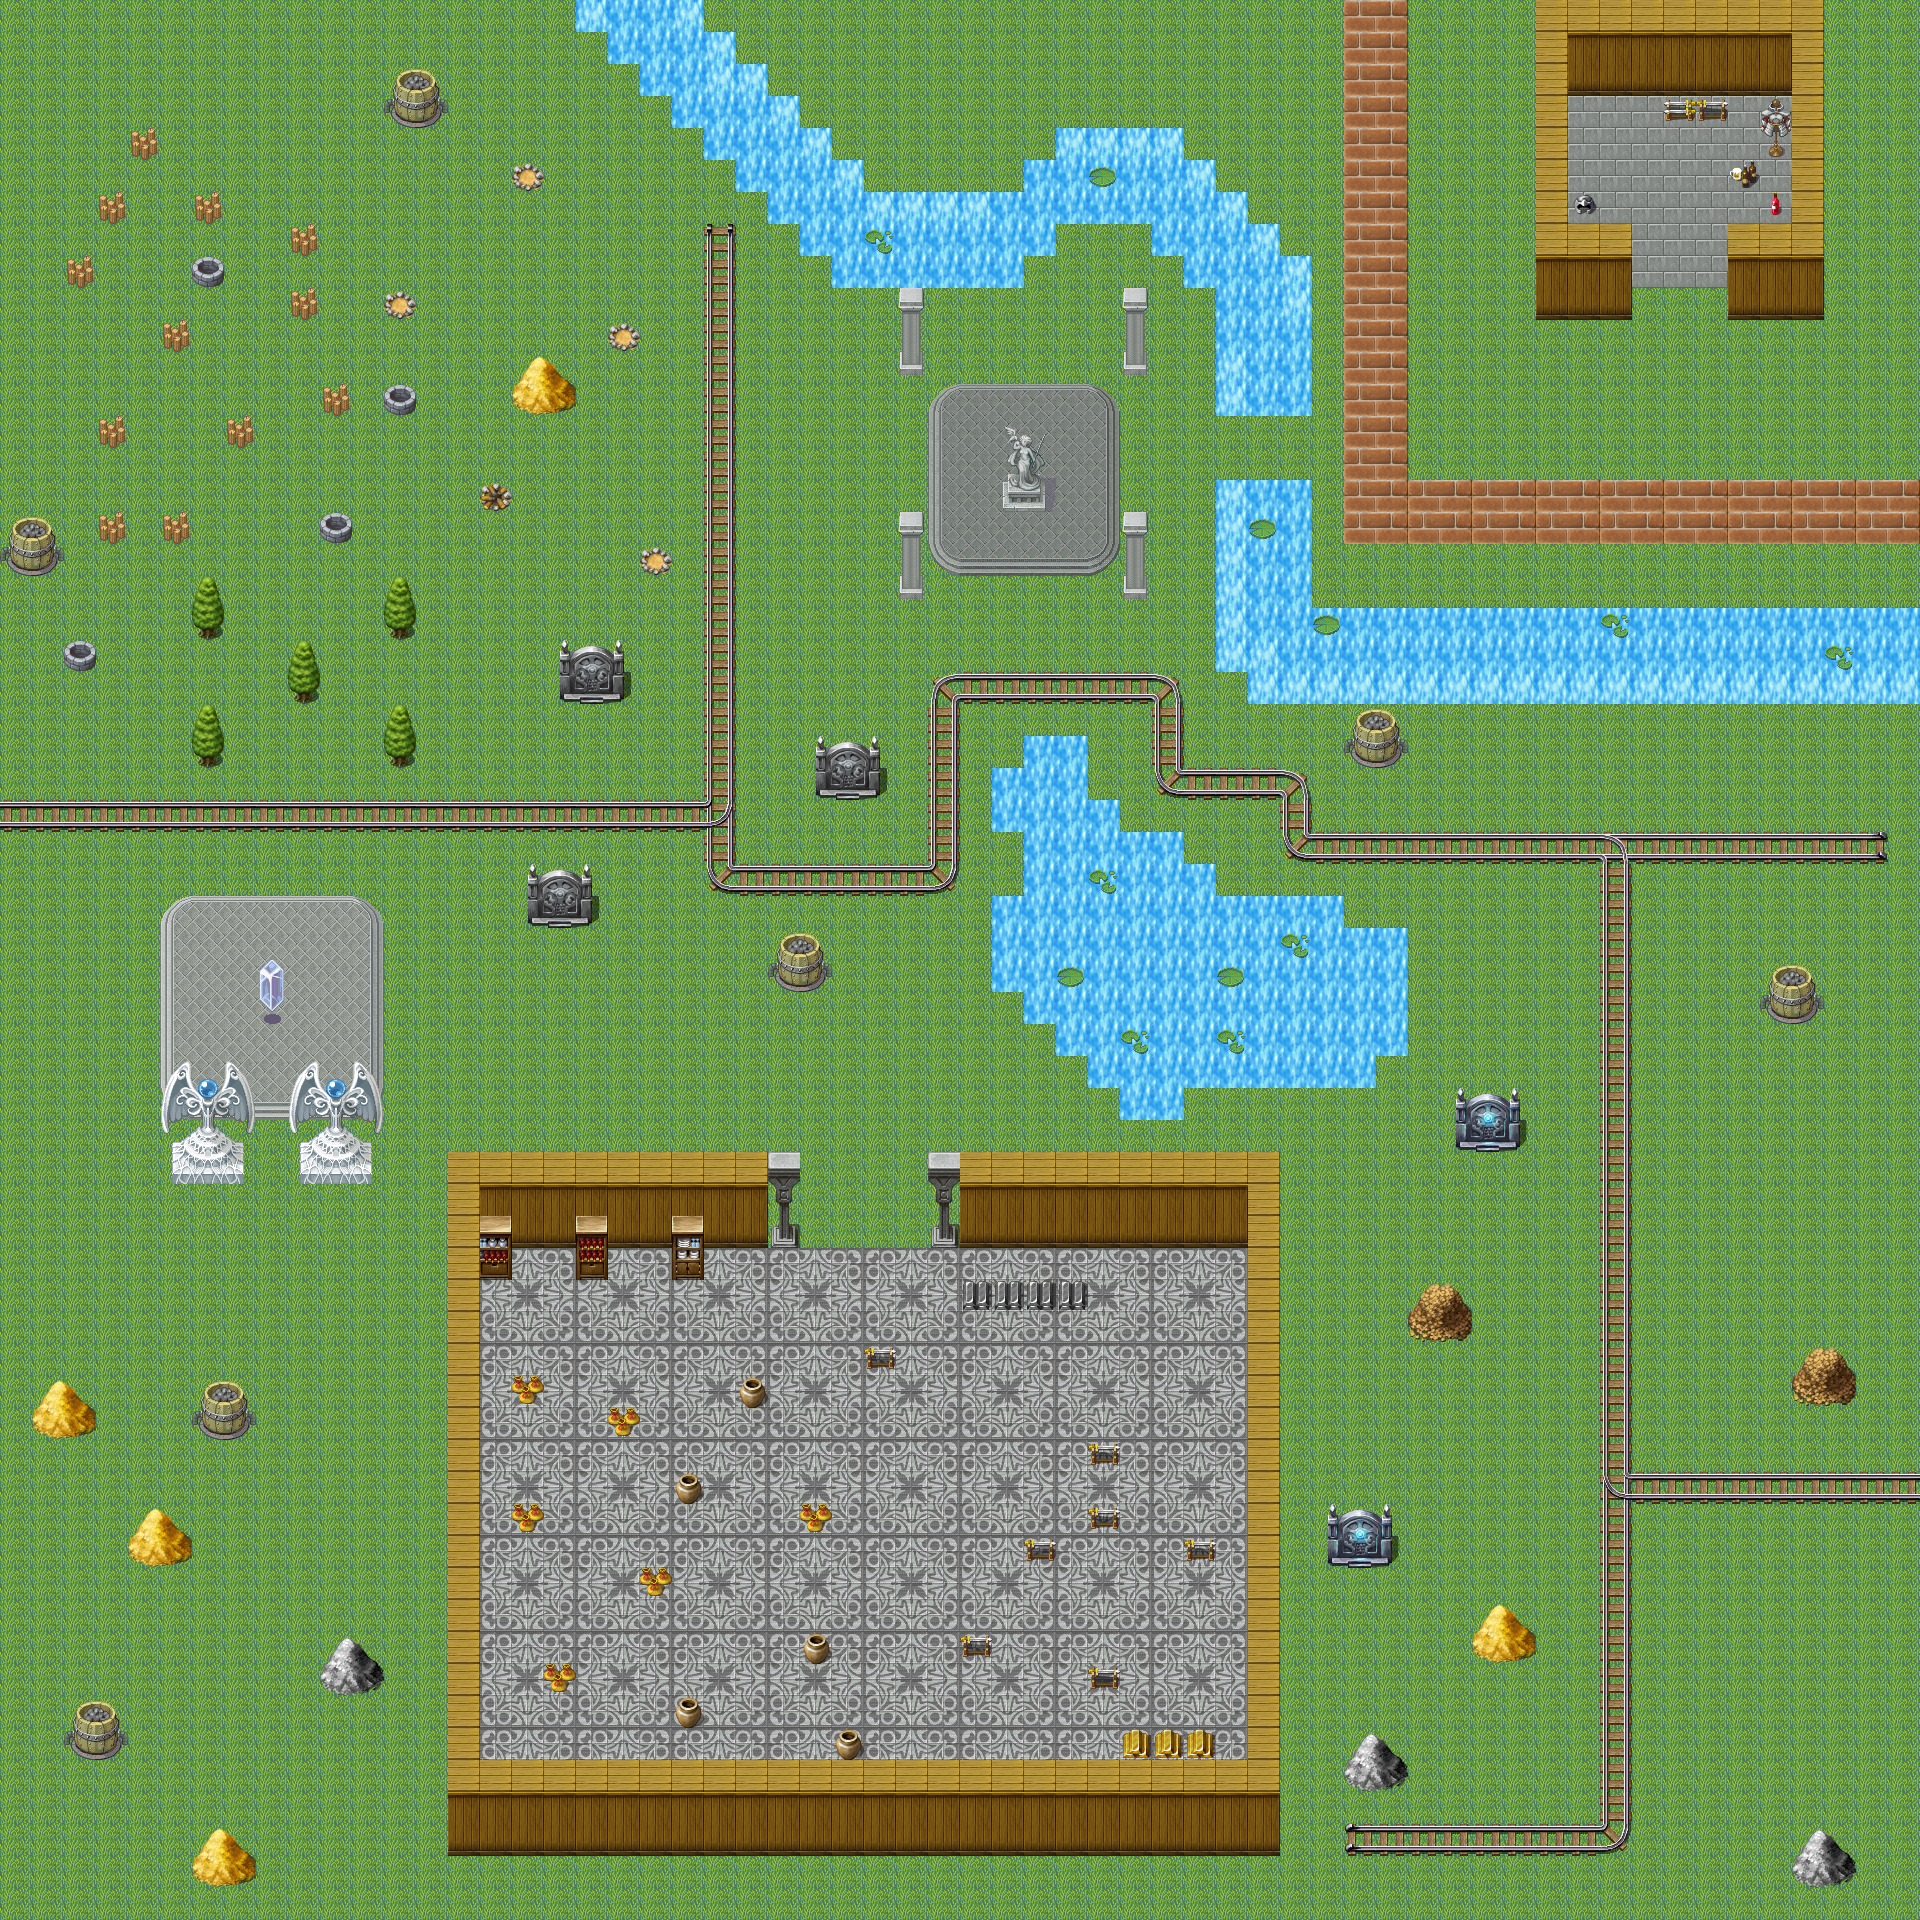

Below is a game level as drawn by its tile map, then a one-line description and the .tmx that defines it (tile-layer data replaced by summaries):
An orthogonal 60x60 tile map with 32x32 px tiles, 5 tile layers (Hierba, Suelo, Tren, Agua, ...).

<map version="1.0" tiledversion="2018.02.14" orientation="orthogonal" renderorder="right-down" width="60" height="60" tilewidth="32" tileheight="32" infinite="0" nextobjectid="1">
 <tileset firstgid="1" name="PMDM02_CONT_R20_Tileset" tilewidth="32" tileheight="32" tilecount="4096" columns="64">
  <image source="PMDM02_CONT_R20_Tileset.png" width="2048" height="2048" />
 </tileset>
 <layer name="Hierba" width="60" height="60">
  <data>[3600 cells, 3600 non-empty, 1 distinct tile ids]</data>
 </layer>
 <layer name="Suelo" width="60" height="60">
  <data>[3600 cells, 625 non-empty, 30 distinct tile ids]</data>
 </layer>
 <layer name="Tren" width="60" height="60">
  <data>[3600 cells, 138 non-empty, 12 distinct tile ids]</data>
 </layer>
 <layer name="Agua" width="60" height="60" locked="1">
  <data>[3600 cells, 688 non-empty, 82 distinct tile ids]</data>
 </layer>
 <layer name="Flotando agua" width="60" height="60">
  <data>[3600 cells, 12 non-empty, 2 distinct tile ids]</data>
 </layer>
</map>
